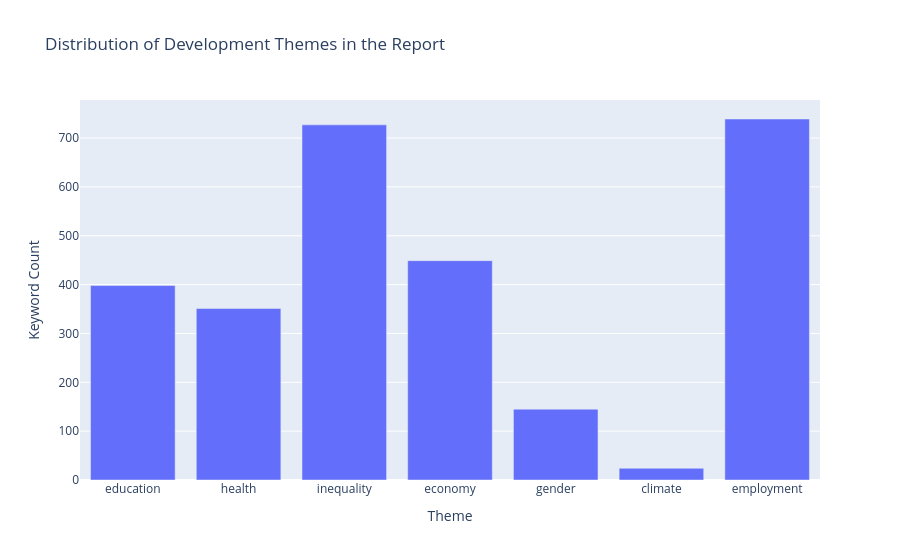

Notebook source saved alongside this figure:
### Code cell
fig1 = px.bar(
    theme_df,
    x="theme",
    y="count",
    title="Distribution of Development Themes in the Report",
    labels={"theme": "Theme", "count": "Keyword Count"}
)

fig1.show()
fig1.write_html(OUTPUT_DIR / "theme_distribution.html")

### Figure 1 — Plotly figure (JSON) as saved in the notebook; plotly's stock layout.template omitted (floating-point values rounded to 4 significant figures)
{"data": [{"hovertemplate": "Theme=%{x}<br>Keyword Count=%{y}<extra></extra>", "legendgroup": "", "marker": {"color": "#636efa", "pattern": {"shape": ""}}, "name": "", "orientation": "v", "showlegend": false, "textposition": "auto", "type": "bar", "x": ["education", "health", "inequality", "economy", "gender", "climate", "employment"], "xaxis": "x", "y": [398, 351, 727, 449, 145, 24, 739], "yaxis": "y"}], "layout": {"barmode": "relative", "legend": {"tracegroupgap": 0}, "title": {"text": "Distribution of Development Themes in the Report"}, "xaxis": {"anchor": "y", "domain": [0, 1], "title": {"text": "Theme"}}, "yaxis": {"anchor": "x", "domain": [0, 1], "title": {"text": "Keyword Count"}}}}
